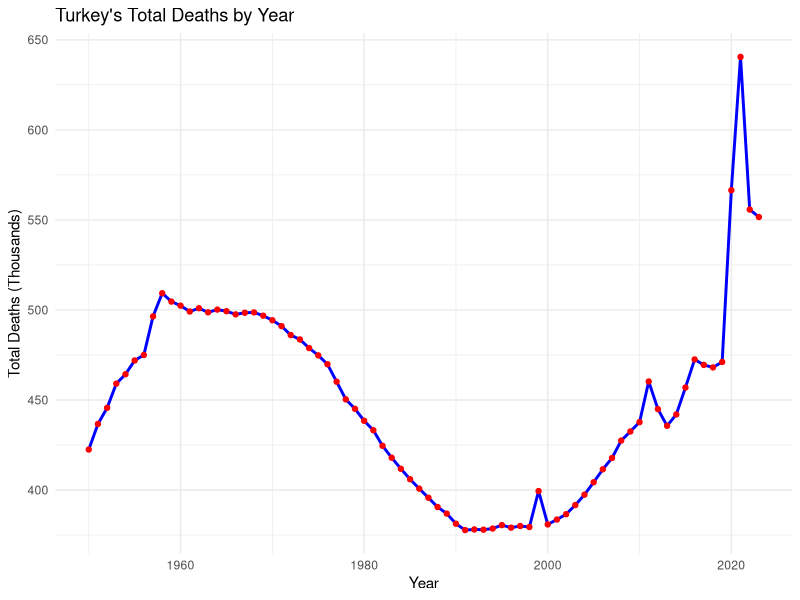
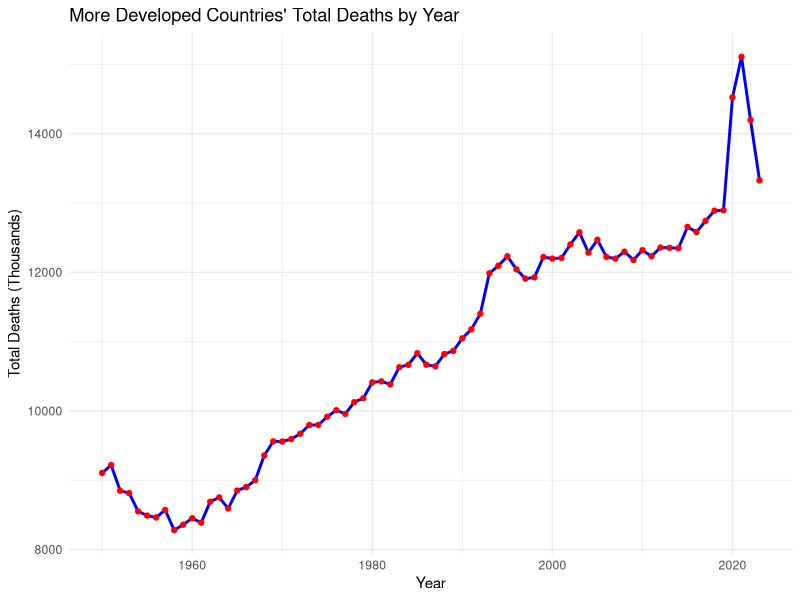
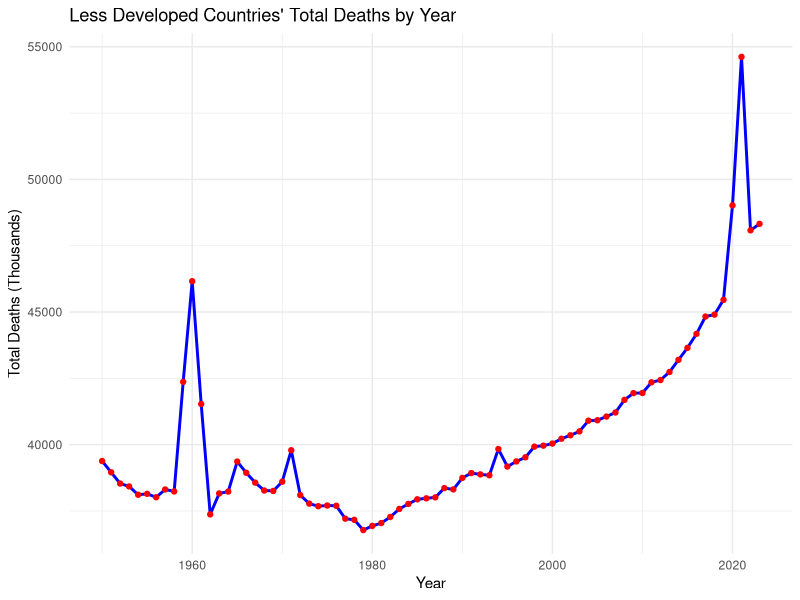
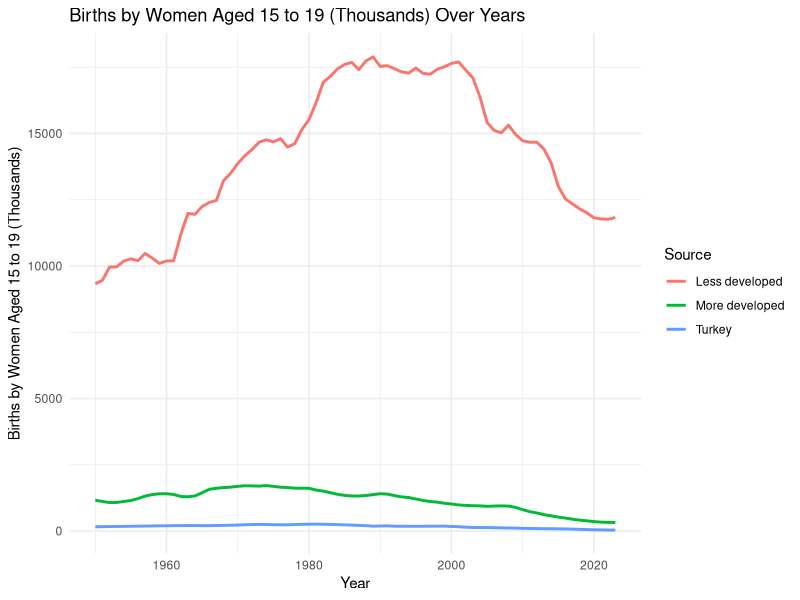
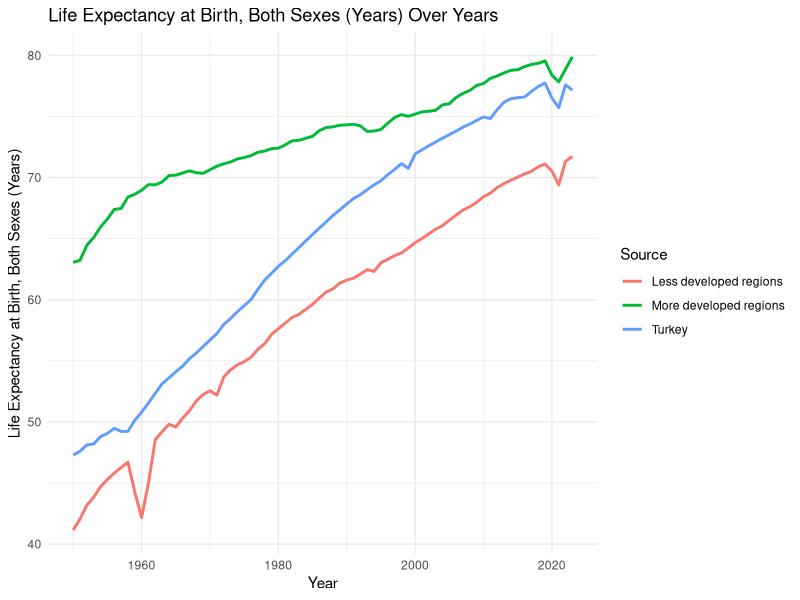

Recreate these plots in R, in order.
## ---- chunk 1

## ---- chunk 2
# Load required libraries
library(tidyverse)  # For data manipulation
library(readxl)     # For reading Excel files
library(ggplot2)    # For plotting

# Load the data from the Excel file
total_deaths <- read_excel("data/total_deaths.xlsx")

# View the loaded dataset and check columns
View(total_deaths)
colnames(total_deaths)

# Check unique countries in the dataset
unique(total_deaths$`Region, subregion, country or area *`)

# Filter the data for Turkey
turkey_data <- total_deaths %>%
  filter(`Region, subregion, country or area *` == "Turkey")

# Plotting the graph for Turkey's total deaths by year
ggplot(turkey_data, aes(x = Year, y = `Total Deaths (thousands)`)) +
  geom_line(color = "blue", linewidth = 1) +  # Line plot with blue color
  geom_point(color = "red") +  # Red points for each data point
  labs(
    title = "Turkey's Total Deaths by Year",  
    x = "Year",
    y = "Total Deaths (Thousands)"
  ) +
  theme_minimal()
## ---- chunk 3
# Load required libraries
library(tidyverse)  # For data manipulation
library(readxl)     # For reading Excel files
library(ggplot2)    # For plotting

# Load the data from the Excel file
total_deaths <- read_excel("data/total_deaths.xlsx")

# View the loaded dataset and check columns
View(total_deaths)
colnames(total_deaths)

# Check unique values in the Region column
unique(total_deaths$`Region, subregion, country or area *`)

# Filter the data for More Developed regions
more_developed_data <- total_deaths %>%
  filter(`Region, subregion, country or area *` == "More developed regions")

# Plotting the graph for More Developed countries' total deaths by year
ggplot(more_developed_data, aes(x = Year, y = `Total Deaths (thousands)`)) +
  geom_line(color = "blue", linewidth = 1) +  # Line plot with blue color
  geom_point(color = "red") +  # Red points for each data point
  labs(
    title = "More Developed Countries' Total Deaths by Year",  
    x = "Year",
    y = "Total Deaths (Thousands)"
  ) +
  theme_minimal()

## ---- chunk 4
# Load required libraries
library(tidyverse)  # For data manipulation
library(readxl)     # For reading Excel files
library(ggplot2)    # For plotting

# Load the data from the Excel file
total_deaths <- read_excel("data/total_deaths.xlsx")

# View the loaded dataset and check columns
View(total_deaths)
colnames(total_deaths)

# Check unique values in the Region column
unique(total_deaths$`Region, subregion, country or area *`)

# Filter the data for Less Developed regions
less_developed_data <- total_deaths %>%
  filter(`Region, subregion, country or area *` == "Less developed regions")

# Plotting the graph for Less Developed countries' total deaths by year
ggplot(less_developed_data, aes(x = Year, y = `Total Deaths (thousands)`)) +
  geom_line(color = "blue", linewidth = 1) +  # Line plot with blue color
  geom_point(color = "red") +  # Red points for each data point
  labs(
    title = "Less Developed Countries' Total Deaths by Year",  
    x = "Year",
    y = "Total Deaths (Thousands)"
  ) +
  theme_minimal()

## ---- chunk 5
# Load required libraries
library(readxl)   # For reading Excel files
library(tidyverse) # For data manipulation
library(ggplot2)   # For plotting

# Load the data from the Excel file
other_parameters <- read_excel("data/other_parameters.xlsx")

# View the loaded dataset and check columns
View(other_parameters)
colnames(other_parameters)

# Filter the data for Turkey, More Developed, and Less Developed regions
turkey_data_other <- other_parameters %>%
  filter(`Region, subregion, country or area *` == "Turkey")

more_developed_data_other <- other_parameters %>%
  filter(`Region, subregion, country or area *` == "More developed regions")

less_developed_data_other <- other_parameters %>%
  filter(`Region, subregion, country or area *` == "Less developed regions")

# Adding a "Source" column to each dataset for identification
turkey_data_other$Source <- "Turkey"
more_developed_data_other$Source <- "More developed"
less_developed_data_other$Source <- "Less developed"

# Combine the datasets into one
combined_data <- rbind(turkey_data_other, more_developed_data_other, less_developed_data_other)

# Plotting the graph for Births by women aged 15 to 19 (thousands)
ggplot(combined_data, aes(x = Year, y = `Births by women aged 15 to 19 (thousands)`, color = Source)) +
  geom_line(linewidth = 1) +  # Add lines
  labs(
    title = "Births by Women Aged 15 to 19 (Thousands) Over Years",
    x = "Year",
    y = "Births by Women Aged 15 to 19 (Thousands)"
  ) +
  theme_minimal()  # Clean theme


## ---- chunk 6
# Load required libraries
library(readxl)   # For reading Excel files
library(tidyverse) # For data manipulation
library(ggplot2)   # For plotting

# Load the data from the Excel file
life_expectancy <- read_excel("data/life_expectancy.xlsx")

# View the loaded dataset and check columns
View(life_expectancy)
colnames(life_expectancy)

# Check unique values in the `Region, subregion, country or area *` column
unique(life_expectancy$`Region, subregion, country or area *`)

# Filter the data for Turkey, More Developed, and Less Developed regions
turkey_expectancy <- life_expectancy %>%
  filter(`Region, subregion, country or area *` == "Turkey")

more_developed_expectancy <- life_expectancy %>%
  filter(`Region, subregion, country or area *` == "More developed regions")

less_developed_expectancy <- life_expectancy %>%
  filter(`Region, subregion, country or area *` == "Less developed regions")

# Adding a "Source" column to each dataset for identification
turkey_expectancy$Source <- "Turkey"
more_developed_expectancy$Source <- "More developed regions"
less_developed_expectancy$Source <- "Less developed regions"

# Combine the datasets into one
combined_data <- rbind(turkey_expectancy, more_developed_expectancy, less_developed_expectancy)

# Plotting the graph for Life Expectancy at Birth (both sexes) Over Years
ggplot(combined_data, aes(x = Year, y = `Life Expectancy at Birth, both sexes (years)`, color = Source)) +
  geom_line(linewidth = 1) +  # Add lines for each group
  labs(
    title = "Life Expectancy at Birth, Both Sexes (Years) Over Years",
    x = "Year",
    y = "Life Expectancy at Birth, Both Sexes (Years)"
  ) +
  theme_minimal()  # Clean and minimal theme for the plot

